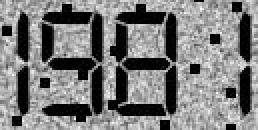
#> input picture a.jpg, 129 x 65 px (shown 2 times larger)
$ python try.py
#> lines starting #> are read from the running program, lines starting #| are printed output that depends on the picture; after the words box and inside, x2 and y2 are one past the last pixel; in counts of white or black regions, pixels touching at a corner belong together
import cv2
import numpy as np
import pytesseract

#pytesseract.pytesseract.tesseract_cmd = r'C:\Program Files\Tesseract-OCR\tesseract'
img = cv2.imread('a.jpg')
#> img is the input picture: shape (65, 129, 3); min 0, max 254, mean 122.2
grayImage = cv2.cvtColor(img, cv2.COLOR_BGR2GRAY)
(_, blackWhiteImage) = cv2.threshold(grayImage, 127, 255, cv2.THRESH_BINARY)
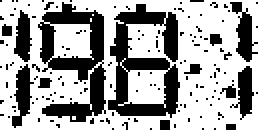
#> blackWhiteImage: shape (65, 129) (shown 2 times larger); 63.7% white; 144 black regions (132 under 20 px), largest, box (x1, y1, x2, y2) and area: (54, 2, 90, 59) 998, (19, 1, 53, 61) 930, (115, 1, 129, 31) 189
blackWhiteImage = cv2.copyMakeBorder(src=blackWhiteImage, top=100, bottom=100, left=50, right=50, borderType=cv2.BORDER_CONSTANT, value=(255,255,255))
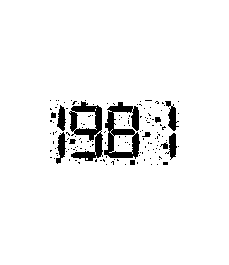
#> blackWhiteImage: shape (265, 229); 95% white; 144 black regions (132 under 20 px), largest, box (x1, y1, x2, y2) and area: (104, 102, 140, 159) 998, (69, 101, 103, 161) 930, (165, 101, 179, 131) 189
blackWhiteImage = cv2.morphologyEx(blackWhiteImage, cv2.MORPH_CLOSE, np.ones((3,3),np.uint8))
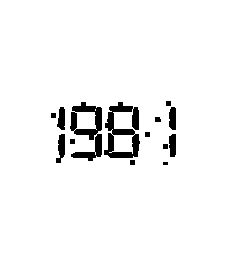
#> blackWhiteImage: shape (265, 229); 95.7% white; 14 black regions (1 under 20 px), largest, box (x1, y1, x2, y2) and area: (104, 102, 140, 158) 964, (70, 102, 102, 161) 878, (56, 134, 65, 163) 170
cv2.imshow('Image result', blackWhiteImage)
cv2.waitKey(0)
#> (the run stopped early here; a loop or call above may not have finished)
